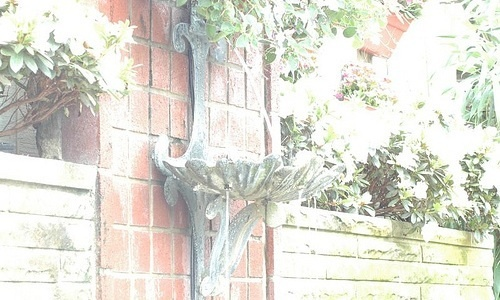
%> input picture lab05 - Histogram/overexposed1.jpg, 500 x 300 px
$ octave histogram_e.m   (GNU Octave 9; MATLAB toolbox functions it lacks are replaced by stand-ins)
%> lines starting %> are read from the running program, lines starting %| are printed output that depends on the picture
%histogram equalization
clc,clear,close all;
img1 = imread('overexposed1.jpg');
%> img1 is the input picture: size 300x500x3 uint8; mean R, G, B 222.7, 221.7, 211.5
img2 = imread('satmap.jpg');
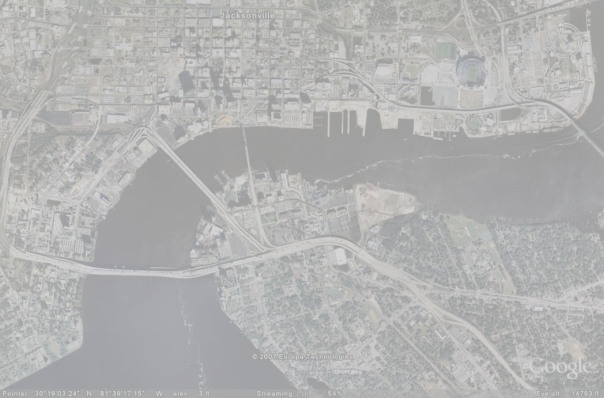
%> input picture lab05 - Histogram/satmap.jpg, 604 x 398 px
%> img2 is the input picture: size 398x604x3 uint8; mean R, G, B 178.9, 179.2, 178.7
img3 = imread('aerial.jpg');
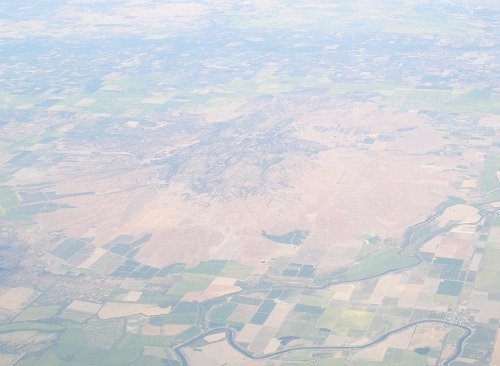
%> input picture lab05 - Histogram/aerial.jpg, 500 x 366 px
%> img3 is the input picture: size 366x500x3 uint8; mean R, G, B 206.6, 209.3, 215
img1 = rgb2gray(img1);
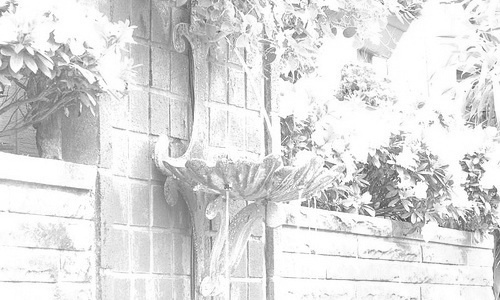
%> img1: size 300x500 uint8; min 61, max 255, mean 220.8
img2 = rgb2gray(img2);
%> img2: size 398x604 uint8
img3 = rgb2gray(img3);
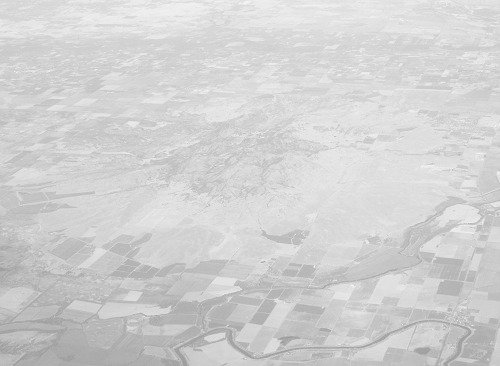
%> img3: size 366x500 uint8; min 142, max 255, mean 209.1

subplot(2,3,1)
imshow(img1)
subplot(2,3,2)
imshow(img2)
subplot(2,3,3)
imshow(img3)
subplot(2,3,4)
histeq(img1);
subplot(2,3,5)
histeq(img2);
subplot(2,3,6)
histeq(img3);
